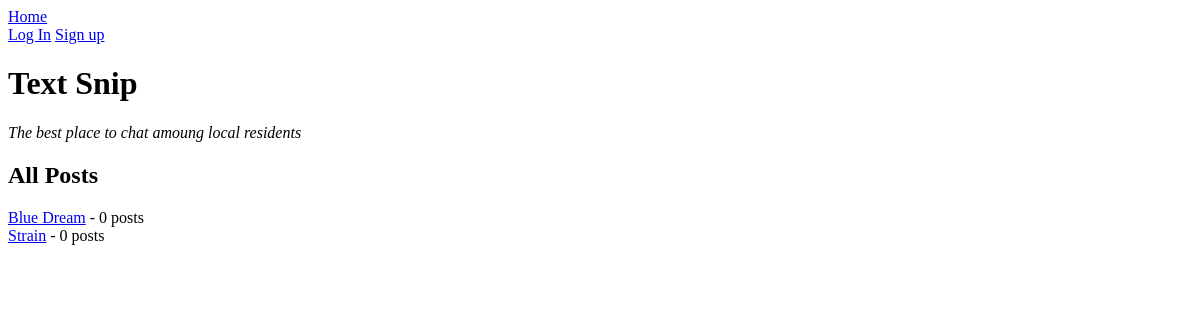
Before: / with the older database file.
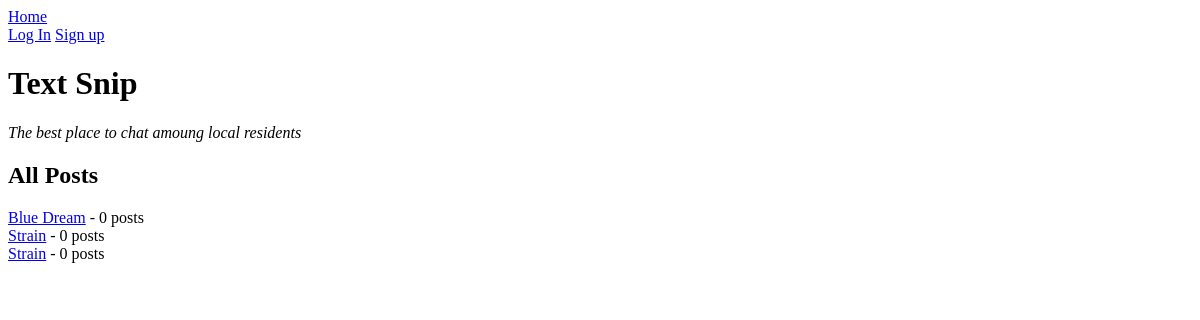
After: the same page with the newer database file.
### text_snip/models.py (models this page shows, shortened)
class Post(db.Model):
    id = db.Column(db.Integer, primary_key=True)
    title = db.Column(db.String(80), nullable=False)
    description = db.Column(db.String(400), nullable=False)
    category = db.Column(db.Enum(PostCategory), default=PostCategory.OTHER)
    created_by_id = db.Column(db.Integer, db.ForeignKey('user.id'))
    created_by = db.relationship('User')
    users_post = db.relationship('User', secondary='user_posts', back_populates='posts')
    def __repr__(self):
        return f'<Store: {self.title}>'

### text_snip/main/routes.py (the view)
@main.route('/')
def homepage():
    all_posts = Post.query.all()
    print(all_posts)
    return render_template('home.html', all_posts=all_posts)

### text_snip/templates/home.html
{% extends 'base.html' %}
{% block content %}
<h1>Text Snip</h1>
<p><em>The best place to chat amoung local residents</em></p>
<h2>All Posts</h2>
{% for post in all_posts %}
<div class="store">
    <a href="/post/{{ post.id }}">{{ post.title }}</a> -
    {{ post.posts|length }} posts
</div>
{% endfor %}
{% endblock %}

### text_snip/templates/base.html (shortened to what this page needs)
<!DOCTYPE html>
<html>
    <head>
        <link rel="stylesheet" href="/static/style.css">
    </head>
    <body>
        <div id="content">
            <nav>
                <a href="/">Home</a>
                <div>
                    {% if current_user.is_authenticated %}
                    <a href="/new_post">New Post</a>
                    <a href="/logout">Log Out</a>
                    <a href="/view_posts">Posts</a>
                    {% else %}
                    <a href="/login">Log In</a>
                    <a href="/signup">Sign up</a>
                    {% endif %}
                </div>
            </nav>
            {% block content %}{% endblock %}
        </div>
    </body>
</html>

Changed rows visible on the page:
added Post: title "Strain", posts|length "0"
